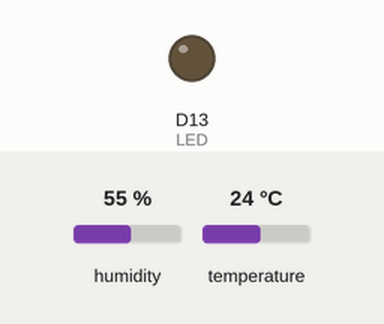
Simulated run of this sketch. Board: Arduino Zero (SAMD21). On the bench: output pins drawn as LEDs (lit = HIGH). Inputs (shaded band) come from the test bench; at power-on: humidity 55 %, temperature 24 °C. No radio packets arrive unless stated; what the sketch prints to the serial monitor is not drawn.

Above: at 0.0 s.
Timing chart, 0 to 2.1 s (numbered marks = the images above):
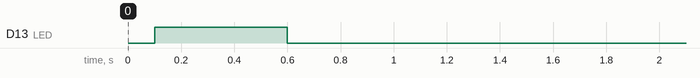

The sketch:

loRaProRF-ClientAM2320_v2.ino
```cpp
#include <SPI.h>
#include <Wire.h>

//Radio Head Library:
#include <RH_RF95.h>

//Adafruit Sensor Libraries
#include "Adafruit_Sensor.h"
#include "Adafruit_AM2320.h"

//Convert float variables
#include "dtostrf.h"

// We need to provide the RFM95 module's chip select and interrupt pins to the
// rf95 instance below. On the SparkFun ProRF those pins are 12 and 6 respectively.
RH_RF95 rf95(12, 6);

//AM2320 instance
Adafruit_AM2320 am2320 = Adafruit_AM2320();

int LED = 13; //Status LED is on pin 13

// The broadcast frequency is set to 921.2, but the SADM21 ProRf operates
// anywhere in the range of 902-928MHz in the Americas.
float frequency = 921.2; //Broadcast frequency

//Converting the float variables for the RF9X to handle
String datastring="";
char databuf[10];
uint8_t dataoutgoing[10];

void setup()
{
  pinMode(LED, OUTPUT);

  SerialUSB.begin(9600);
  // It may be difficult to read serial messages on startup. The following line
  // will wait for serial to be ready before continuing. Comment out if not needed.
  while(!SerialUSB);
  delay(100);
  SerialUSB.println("RFM Client!");

  //Initialize the Radio.
  if (rf95.init() == false){
    SerialUSB.println("Radio Init Failed - Freezing");
    while (1);
  }
  else{
    //An LED inidicator to let us know radio initialization has completed.
    SerialUSB.println("Transmitter up!");
    digitalWrite(LED, HIGH);
    delay(500);
    digitalWrite(LED, LOW);
    delay(500);

    SerialUSB.println("AM2320 up!");
    am2320.begin();
  }

  // Set frequency
  rf95.setFrequency(frequency);

   // Transmitter power can range from 14-20dbm.
   rf95.setTxPower(14, true);
}

void loop()
{
  float c = am2320.readTemperature();
  float f = c * 9.0 / 5.0 + 32;
  float h = am2320.readHumidity();

  SerialUSB.print("Temp C: "); SerialUSB.println(c);
  SerialUSB.print("Temp F: "); SerialUSB.println(f);
  SerialUSB.print("Hum: "); SerialUSB.println(h);

  SerialUSB.println("Sending message");

  //Send a message to the other radio
  uint8_t toSend[] = "Temperature C";
  rf95.send(toSend, sizeof(toSend));
  rf95.waitPacketSent();

  datastring += dtostrf(c, 4, 2, databuf);
  strcpy((char *)dataoutgoing,databuf);
  SerialUSB.println(databuf);
  rf95.send(dataoutgoing, sizeof(dataoutgoing));
  rf95.waitPacketSent();
  delay(500);

  uint8_t toSend1[] = "Temperature F";
  rf95.send(toSend1, sizeof(toSend1));
  rf95.waitPacketSent();

  datastring += dtostrf(f, 4, 2, databuf);
  strcpy((char *)dataoutgoing,databuf);
  SerialUSB.println(databuf);
  rf95.send(dataoutgoing, sizeof(dataoutgoing));
  rf95.waitPacketSent();
  delay(500);

  uint8_t toSend2[] = "Humidity";
  rf95.send(toSend2, sizeof(toSend2));
  rf95.waitPacketSent();

  datastring += dtostrf(h, 4, 2, databuf);
  strcpy((char *)dataoutgoing,databuf);
  SerialUSB.println(databuf);
  rf95.send(dataoutgoing, sizeof(dataoutgoing));
  rf95.waitPacketSent();
  delay(500);

  delay(2000);
}
```

dtostrf.h
```cpp
/**
 * From http://forum.arduino.cc/index.php?topic=368720.0
 */
char *dtostrf(double value, int width, unsigned int precision, char *result) {
	int decpt, sign, reqd, pad;
	const char *s, *e;
	char *p;
	s = fcvt(value, precision, &decpt, &sign);
	if (precision == 0 && decpt == 0) {
		s = (*s < '5') ? "0" : "1";
		reqd = 1;
	} else {
		reqd = strlen(s);
		if (reqd > decpt)
			reqd++;
		if (decpt == 0)
			reqd++;
	}
	if (sign)
		reqd++;
	p = result;
	e = p + reqd;
	pad = width - reqd;
	if (pad > 0) {
		e += pad;
		while (pad-- > 0)
			*p++ = ' ';
	}
	if (sign)
		*p++ = '-';
	if (decpt <= 0 && precision > 0) {
		*p++ = '0';
		*p++ = '.';
		e++;
		while (decpt < 0) {
			decpt++;
			*p++ = '0';
		}
	}
	while (p < e) {
		*p++ = *s++;
		if (p == e)
			break;
		if (--decpt == 0)
			*p++ = '.';
	}
	if (width < 0) {
		pad = (reqd + width) * -1;
		while (pad-- > 0)
			*p++ = ' ';
	}
	*p = 0;
	return result;
}
```
